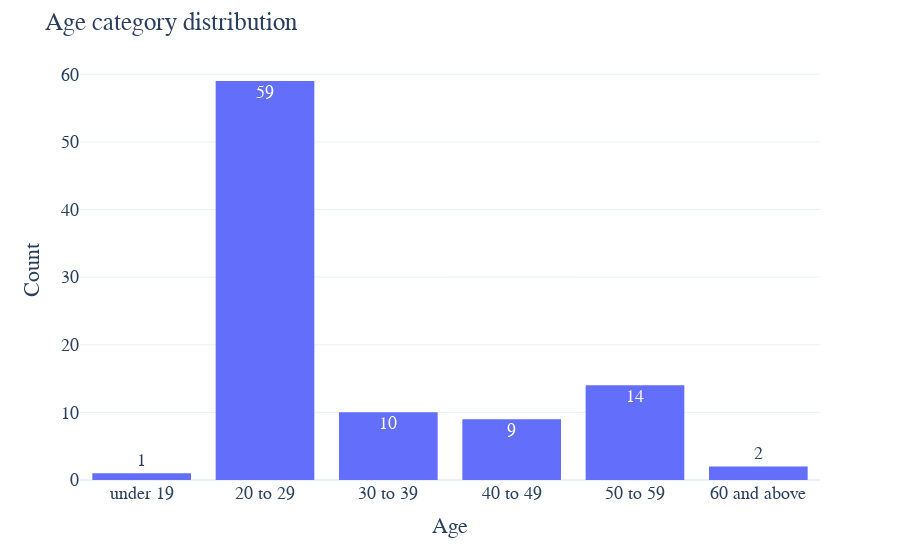

The notebook cell saved with this chart:
### Code cell
# Histogram age by categories
fig = px.histogram(df_annotators['Age_cat'], x="Age_cat", template="plotly_white", category_orders=dict(Age_cat=age_cat), text_auto=True)
fig.update_layout(
    title_text='Age category distribution', # title of plot
    xaxis_title_text='Age', # xaxis label
    yaxis_title_text='Count', # yaxis label
    font=dict(
        family="Helvetica",
        size=18
    )
)
fig.show()

### Figure 1 — Plotly figure (JSON) as saved in the notebook; plotly's stock layout.template omitted (floating-point values rounded to 4 significant figures)
{"data": [{"alignmentgroup": "True", "bingroup": "x", "hovertemplate": "Age_cat=%{x}<br>count=%{y}<extra></extra>", "legendgroup": "", "marker": {"color": "#636efa", "pattern": {"shape": ""}}, "name": "", "offsetgroup": "", "orientation": "v", "showlegend": false, "texttemplate": "%{value}", "type": "histogram", "x": ["20 to 29", "20 to 29", "20 to 29", "20 to 29", "20 to 29", "50 to 59", "50 to 59", "50 to 59", "30 to 39", "20 to 29", "20 to 29", "20 to 29", "50 to 59", "20 to 29", "20 to 29", "20 to 29", "40 to 49", "50 to 59", "20 to 29", "20 to 29", "60 and above", "40 to 49", "20 to 29", "40 to 49", "20 to 29", "20 to 29", "20 to 29", "20 to 29", "40 to 49", "50 to 59", "50 to 59", "30 to 39", "under 19", "20 to 29", "50 to 59", "20 to 29", "40 to 49", "50 to 59", "50 to 59", "20 to 29", "50 to 59", "20 to 29", "20 to 29", "40 to 49", "20 to 29", "20 to 29", "20 to 29", "40 to 49", "20 to 29", "20 to 29", "30 to 39", "20 to 29", "20 to 29", "20 to 29", "20 to 29", "20 to 29", "20 to 29", "40 to 49", "50 to 59", "20 to 29", "20 to 29", "20 to 29", "20 to 29", "20 to 29", "20 to 29", "20 to 29", "30 to 39", "20 to 29", "40 to 49", "50 to 59", "20 to 29", "20 to 29", "20 to 29", "20 to 29", "20 to 29", "20 to 29", "20 to 29", "60 and above", "30 to 39", "20 to 29", "20 to 29", "20 to 29", "30 to 39", "30 to 39", "50 to 59", "20 to 29", "20 to 29", "20 to 29", "30 to 39", "20 to 29", "20 to 29", "20 to 29", "30 to 39", "30 to 39", "20 to 29"], "xaxis": "x", "yaxis": "y"}], "layout": {"barmode": "relative", "font": {"family": "Helvetica", "size": 18}, "legend": {"tracegroupgap": 0}, "margin": {"t": 60}, "title": {"text": "Age category distribution"}, "xaxis": {"anchor": "y", "categoryarray": ["under 19", "20 to 29", "30 to 39", "40 to 49", "50 to 59", "60 and above"], "categoryorder": "array", "domain": [0, 1], "title": {"text": "Age"}}, "yaxis": {"anchor": "x", "domain": [0, 1], "title": {"text": "Count"}}}}
